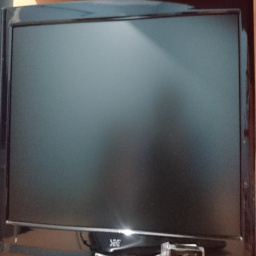
#> input picture lab-1/test/black/DSC_1814.JPG, 256 x 256 px, given in place of particles.bmp, which was not available
$ python main.py
#> lines starting #> are read from the running program, lines starting #| are printed output that depends on the picture; after the words box and inside, x2 and y2 are one past the last pixel; in counts of white or black regions, pixels touching at a corner belong together; pictures that were not available may be replaced by others from this repository, and a replacement may not be noted
# -*- coding: utf-8 -*-
"""
VNU-UIT_CS231.P11
21520850 - Lê Trung Hiếu
"""

import os
import cv2
import numpy as np
import matplotlib.pyplot as plt
from sklearn.cluster import KMeans

DIR = "datasets"  # Replace with your folder containing images


# [36 lines left out: functions load_all_images_path_from_folder, K_Means, K_Means_2, not called in this run]


def globalThresholding(img, thres=127):
    img_rst = img.copy()
    for i in range(img.shape[0]):
        for j in range(img.shape[1]):
            if img_rst[i][j] < thres:
                img_rst[i][j] = 255
            else:
                img_rst[i][j] = 0
    return img_rst


# [10 lines left out: function adaptiveThreshold, not called in this run]


def visualize_images_grid(images, titles, rows, cols, wspace=0.5, hspace=0.5):
    """
    Display images in a grid with titles and customizable gaps between them.

    Parameters:
    - wspace: Horizontal space between images (default is 0.2).
    - hspace: Vertical space between images (default is 0.3).
    """
    fig, axes = plt.subplots(rows, cols, figsize=(20, 5 * rows))
    axes = axes.flatten()

    # Display images and set titles
    for i, (ax, img, title) in enumerate(zip(axes, images, titles)):
        ax.imshow(img, cmap="gray" if len(img.shape) == 2 else None)
        ax.set_title(title)
        ax.axis("off")

    # Hide any remaining axes if there are more axes than images
    for j in range(i + 1, len(axes)):
        axes[j].axis('off')

    # Adjust space between the subplots
    plt.subplots_adjust(wspace=wspace, hspace=hspace)

    plt.tight_layout()
    plt.show()


TESTING_CONFIG = {
    globalThresholding: [
        "particles.bmp",
        "Phandoan01.jpg",
        "wdg2.jpg",
        "Rice.png",
    ],
    adaptiveThreshold: ["wdg3.jpg"],
    K_Means: ["vegetables.jpg", "hand.jpg", "thuoc.jpg"],
    K_Means_2: ["vegetables.jpg", "thuoc.jpg"],
}


def main():
    list_images = []
    titles = []

    # Collect all images and their processed versions
    for func, filenames in TESTING_CONFIG.items():
        for filename in filenames:
            img_path = os.path.join(DIR, filename)
            img = cv2.imread(img_path)
#> img is the input picture: shape (256, 256, 3); mean B, G, R 94.5, 91.3, 85.8
            if img is None:
                print(f"Failed to load image {img_path}")
                continue

            img_rgb = cv2.cvtColor(img, cv2.COLOR_BGR2RGB)
            list_images.append(img_rgb)  # Add original image
            titles.append(f"{filename} - Original")

            # Process image with the respective function
            if func in [globalThresholding, adaptiveThreshold]:
                img_gray = cv2.cvtColor(img, cv2.COLOR_BGR2GRAY)
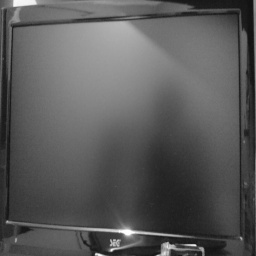
#> img_gray: shape (256, 256); min 17, max 255, mean 90
                if func == globalThresholding:
                    processed_img = func(img_gray, thres=127)
#> after the loop in globalThresholding, `for i in range(img.shape[0]):`:
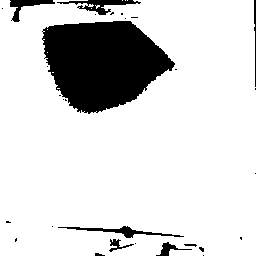
#> img_rst: shape (256, 256); 84.4% white; 29 black regions (20 under 20 px), largest, box (x1, y1, x2, y2) and area: (42, 21, 175, 114) 8566, (57, 0, 141, 15) 440, (58, 226, 184, 238) 391
                else:
                    processed_img = func(img_gray, nRow=4, nCol=4)
            else:
                processed_img = func(img_rgb, n_clusters=6)

            list_images.append(processed_img)  # Add processed image
            titles.append(f"{func.__name__} Processed")

    # Calculate grid size
    n_images = len(list_images)
    cols = 4
    rows = (n_images + 1) // cols  # Each row has 2 images (original + processed)

    # Visualize all images in a grid
    visualize_images_grid(list_images, titles, rows, cols)
#> in visualize_images_grid, `plt.show()`:
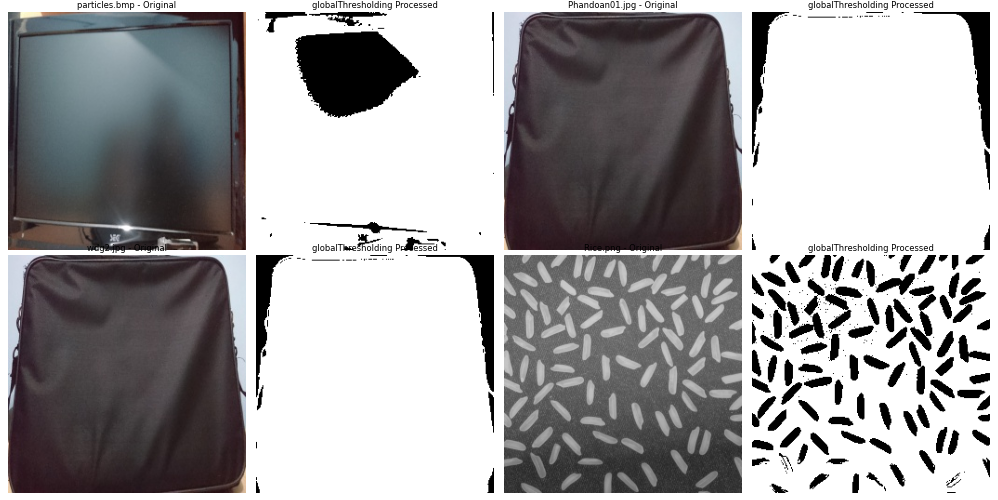
#> figure drawn by matplotlib, 8 panels


if __name__ == "__main__":
    main()
